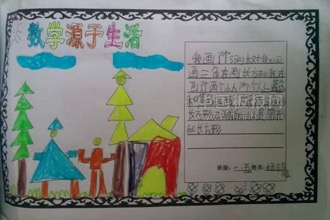
#> input picture 5-大三上/数字图像处理/exp.6/assert/dave.jpg, 330 x 220 px
$ python 5-adptive.py
#> lines starting #> are read from the running program, lines starting #| are printed output that depends on the picture; after the words box and inside, x2 and y2 are one past the last pixel; in counts of white or black regions, pixels touching at a corner belong together
import numpy as np
import cv2

from matplotlib import pyplot as plt
import seaborn as sb

sb.set()
sb.set_style("whitegrid")

plt.rcParams["figure.dpi"] = 320
plt.rcParams["figure.figsize"] = [5, 15]

N_PER_ROW = 1
N = 4

current = 0

global_attr = {
    "cmap": "gray"
}


def add_new(img, title, **kwargs):
    global current
    current += 1
    plt.subplot(np.ceil(N / N_PER_ROW), N_PER_ROW, current)
    plt.title(title)
    plt.imshow(img, **global_attr, **kwargs)
    plt.xticks([])
    plt.yticks([])


if __name__ == '__main__':
    dave = cv2.imread("../assert/dave.jpg", 0)
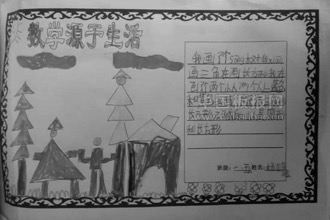
#> dave: shape (220, 330); min 0, max 204, mean 121.7

    dave = cv2.medianBlur(dave, 5)
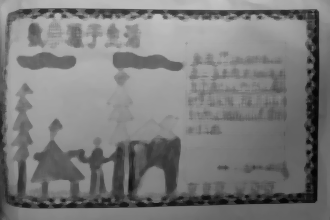
#> dave: shape (220, 330); min 4, max 197, mean 122.6
    add_new(dave, "Origin")

    ret, th_bin = cv2.threshold(dave, 127, 255, cv2.THRESH_BINARY)
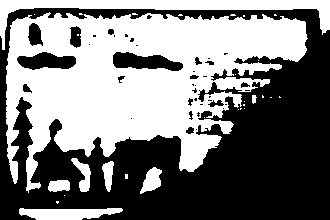
#> th_bin: shape (220, 330); 48.7% white; 30 white regions (22 under 20 px), largest, box (x1, y1, x2, y2) and area: (6, 12, 308, 193) 29643, (0, 0, 330, 50) 3555, (19, 208, 123, 220) 925
    add_new(th_bin, "Global Threshold (v = 127)")

    th_adp_mean = cv2.adaptiveThreshold(dave, 255, cv2.ADAPTIVE_THRESH_MEAN_C, cv2.THRESH_BINARY, 11, 2)
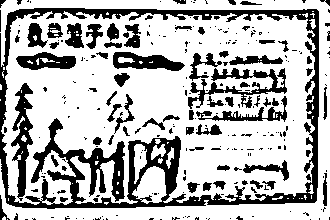
#> th_adp_mean: shape (220, 330); 71.2% white; 264 black regions (193 under 20 px), largest, box (x1, y1, x2, y2) and area: (0, 8, 319, 209) 10524, (188, 68, 287, 109) 1217, (11, 83, 33, 201) 1144
    add_new(th_adp_mean, "Adaptive Mean Threshold")

    th_adp_gauss = cv2.adaptiveThreshold(dave, 255, cv2.ADAPTIVE_THRESH_GAUSSIAN_C, cv2.THRESH_BINARY, 11, 2)
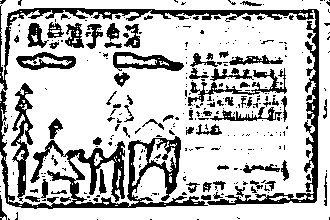
#> th_adp_gauss: shape (220, 330); 75.3% white; 315 black regions (238 under 20 px), largest, box (x1, y1, x2, y2) and area: (0, 5, 319, 209) 8827, (11, 83, 33, 202) 993, (188, 68, 287, 106) 711
    add_new(th_adp_gauss, "Adaptive Gaussian Threshold")

    plt.savefig("../output/5-adaptive.jpg")
    plt.show()
